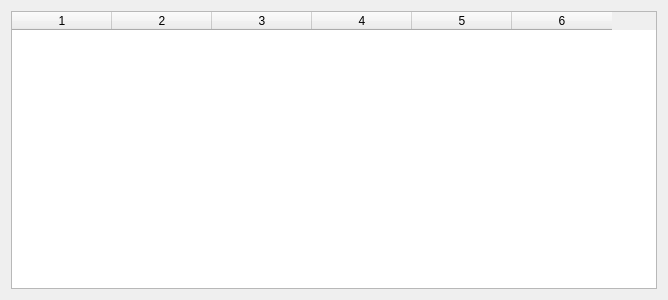
<?xml version="1.0" encoding="UTF-8"?>
<ui version="4.0">
 <class>WatchDialog</class>
 <widget class="QDialog" name="WatchDialog">
  <property name="geometry">
   <rect>
    <x>0</x>
    <y>0</y>
    <width>668</width>
    <height>300</height>
   </rect>
  </property>
  <property name="windowTitle">
   <string>Просмотр</string>
  </property>
  <property name="windowIcon">
   <iconset>
    <normalon>:/new/prefix1/icons/watch.png</normalon>
   </iconset>
  </property>
  <layout class="QGridLayout" name="gridLayout">
   <item row="0" column="0">
    <widget class="QTableWidget" name="tableWidget">
     <property name="enabled">
      <bool>true</bool>
     </property>
     <property name="contextMenuPolicy">
      <enum>Qt::CustomContextMenu</enum>
     </property>
     <property name="editTriggers">
      <set>QAbstractItemView::NoEditTriggers</set>
     </property>
     <property name="selectionMode">
      <enum>QAbstractItemView::ContiguousSelection</enum>
     </property>
     <property name="showGrid">
      <bool>true</bool>
     </property>
     <property name="rowCount">
      <number>0</number>
     </property>
     <property name="columnCount">
      <number>6</number>
     </property>
     <attribute name="horizontalHeaderMinimumSectionSize">
      <number>20</number>
     </attribute>
     <attribute name="verticalHeaderVisible">
      <bool>false</bool>
     </attribute>
     <attribute name="verticalHeaderDefaultSectionSize">
      <number>22</number>
     </attribute>
     <attribute name="verticalHeaderMinimumSectionSize">
      <number>4</number>
     </attribute>
     <column/>
     <column/>
     <column/>
     <column/>
     <column/>
     <column/>
    </widget>
   </item>
  </layout>
 </widget>
 <resources/>
 <connections/>
</ui>
